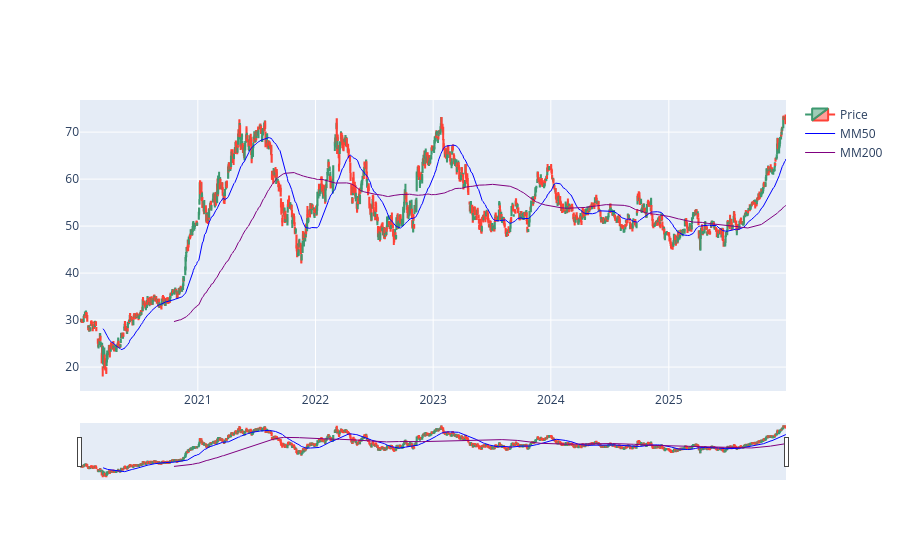

The cell this chart's notebook holds for it:
### Markdown cell above
### Parte 4: Análise Técnica e Indicadores

### Code cell
import plotly.graph_objects as go

ticker = "VALE3.SA"
df =yf.download(ticker,"2020-01-01","2025-12-31",multi_level_index=False)

#medias móveis
df["MM50"] = df["Close"].rolling(50).mean()
df["MM200"] = df["Close"].rolling(200).mean()

grafico = go.Figure()
grafico.add_trace(go.Candlestick(x=df.index,open=df["Open"],close=df["Close"],high=df["High"],low=df["Low"], name="Price"))
grafico.add_trace(go.Scatter(x=df.index,y=df["MM50"], name="MM50", line={"color":"blue", "width":1}))
grafico.add_trace(go.Scatter(x=df.index,y=df["MM200"], name="MM200", line={"color":"purple", "width":1}))
grafico.show()

### Figure 1 — Plotly figure (JSON) as saved in the notebook; plotly's stock layout.template omitted (floating-point values rounded to 4 significant figures; data arrays with more than 128 entries replaced by an {"elided": "..."} marker saying what was removed)
{"data": [{"close": {"elided": "1494 float values"}, "high": {"elided": "1494 float values"}, "low": {"elided": "1494 float values"}, "name": "Price", "open": {"elided": "1494 float values"}, "type": "candlestick", "x": {"elided": "1494 str values"}}, {"line": {"color": "blue", "width": 1}, "name": "MM50", "type": "scatter", "x": {"elided": "1494 str values"}, "y": {"elided": "1494 float values"}}, {"line": {"color": "purple", "width": 1}, "name": "MM200", "type": "scatter", "x": {"elided": "1494 str values"}, "y": {"elided": "1494 float values"}}], "layout": {}}
